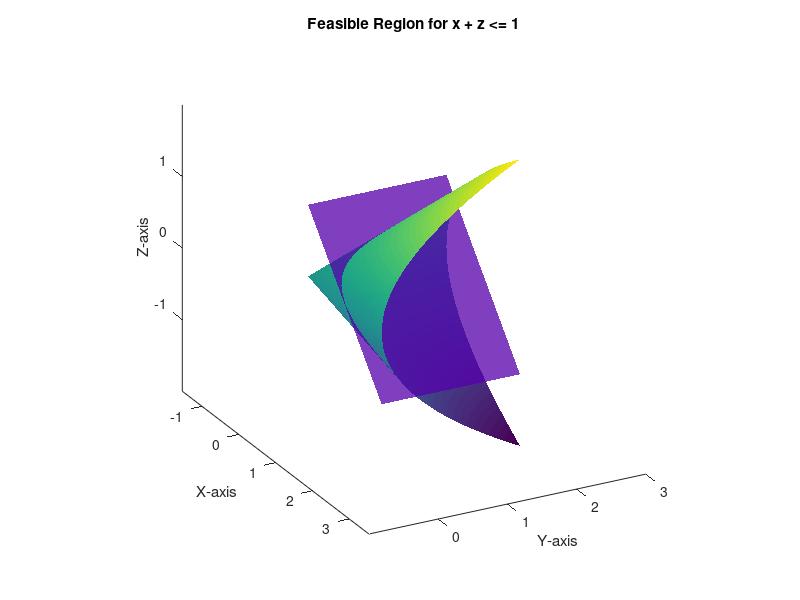

Write MATLAB code to recreate this figure.
clear all;
close all;
hold on;
axis equal;

x = 0:.02:2;
y = 0:.02:2;

set(gcf,'color','w');
[X,Y] = meshgrid(x,y);
Z = sqrt(X.*Y);

% Plot the upper half of the cone
surf(X,Y,Z,'edgecolor','none');
shading interp

% Plot the lower half of the cone
surf(X,Y,-Z,'edgecolor','none');
shading interp

% Define grid points
[X, Y] = meshgrid(linspace(0, 2, 50), linspace(0, 2, 50));

% Define the plane x + z = 1
Z_plane = 1 - X;

% Plot the plane
surf(X, Y, Z_plane, 'FaceAlpha', 0.5, 'EdgeColor', 'none', 'FaceColor', 'red');

% Plot the feasible region below the plane
% Create a mask for the feasible region
mask = (X + Z_plane >= 0);  % Change <= to >= for below the plane

% Set values outside the feasible region to NaN
Z_plane(~mask) = NaN;

% Plot the feasible region
surf(X, Y, Z_plane, 'FaceAlpha', 0.5, 'EdgeColor', 'none', 'FaceColor', 'blue');

xlabel('x');
ylabel('y');
zlabel('z');
title('Feasible Region for x + z <= 1');
axis equal;

view([62,24]);
xlabel('X-axis');
ylabel('Y-axis');
zlabel('Z-axis');

